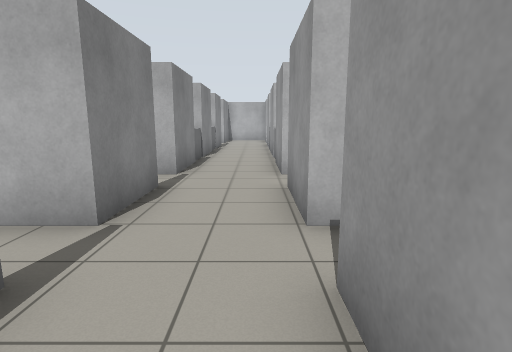
view 1 (above)

21 first-person views from a walk through a world built for the Gazebo simulator. The camera is 1.2 m above the floor, tilts 10° down and sees 80° across. The floor is counted in squares, 1 m on a side. Each view is taken from the middle of a square. On the plan, view 1 faces up. The plan holds only what a view shows up to about 13 squares ahead; the rest is blank.

view 2
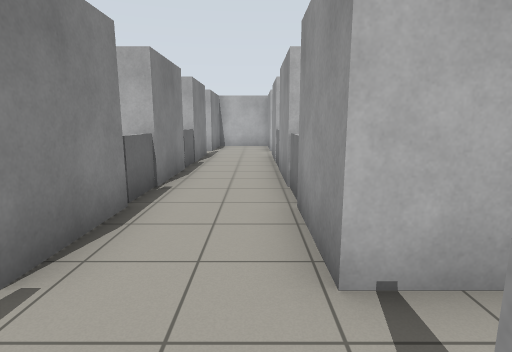

view 3
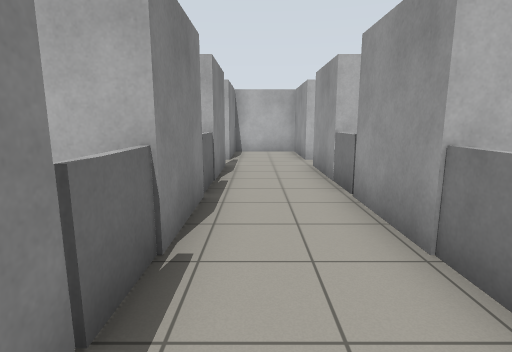

view 4
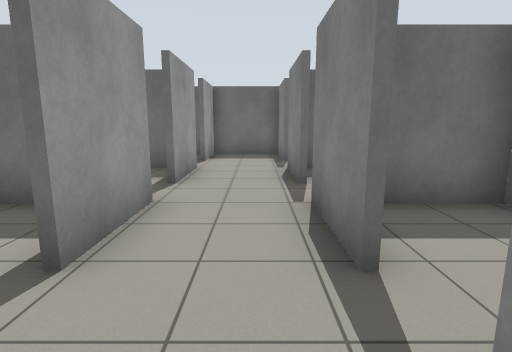

view 5
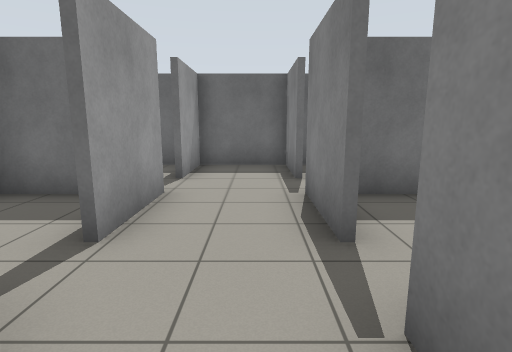

view 6
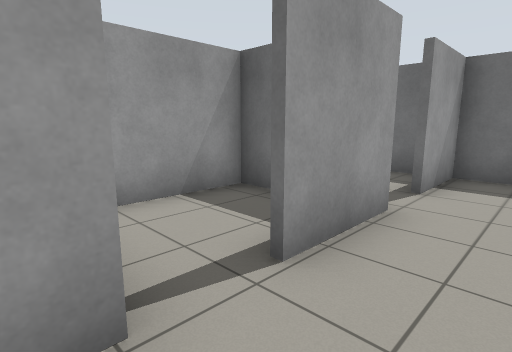

view 7
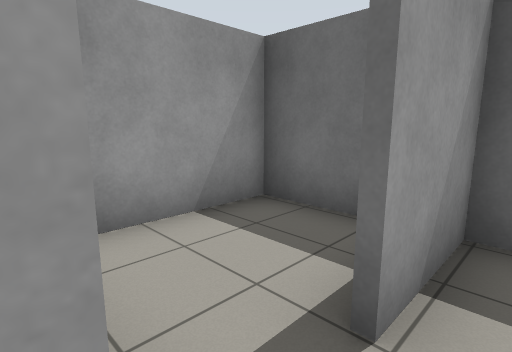

view 8
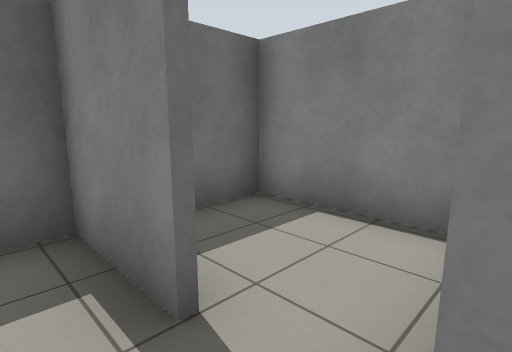

view 9
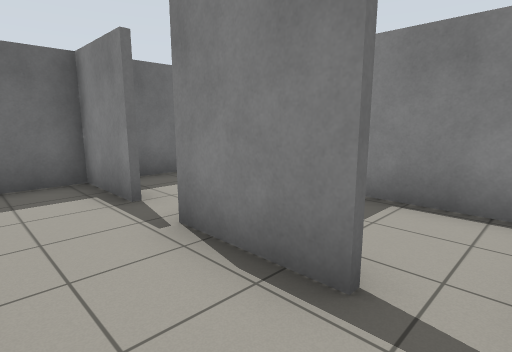

view 10
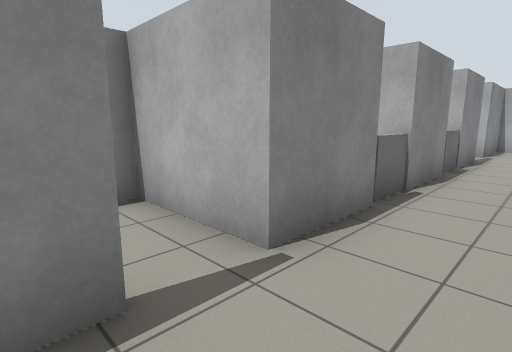

view 11
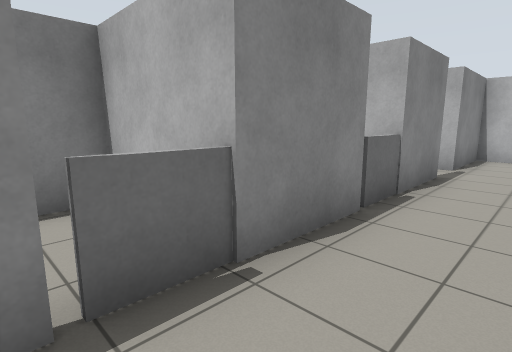

view 12
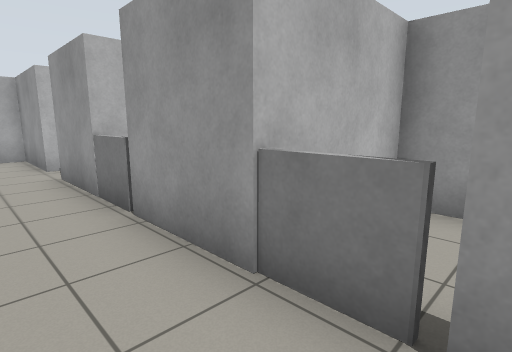

view 13
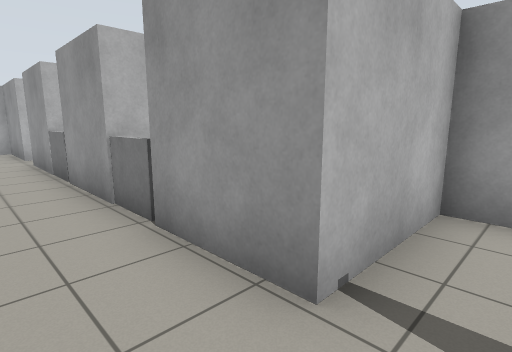

view 14
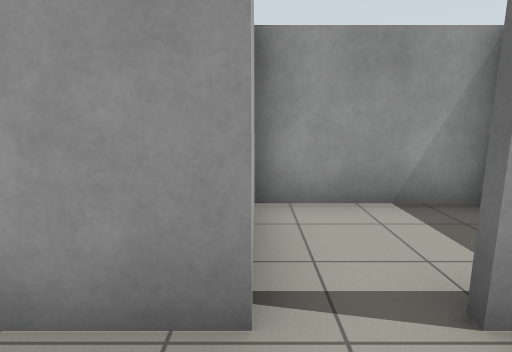

view 15
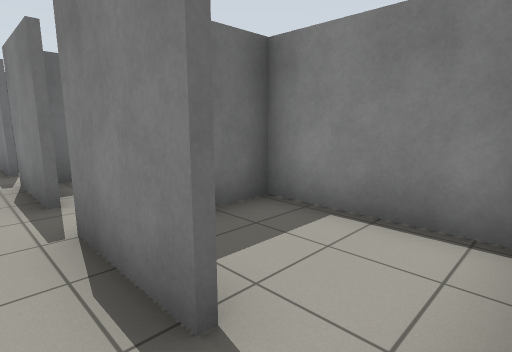

view 16
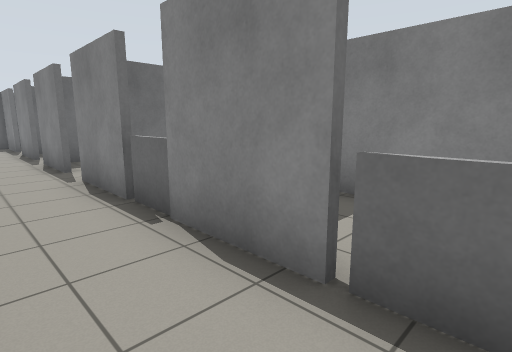

view 17
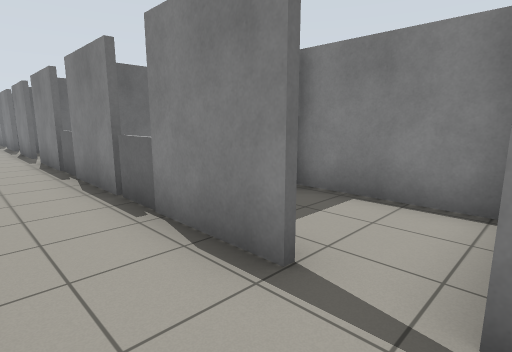

view 18
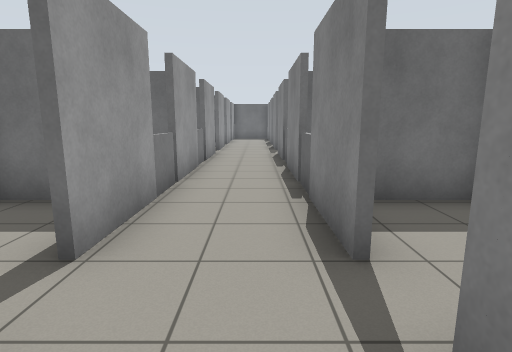

view 19
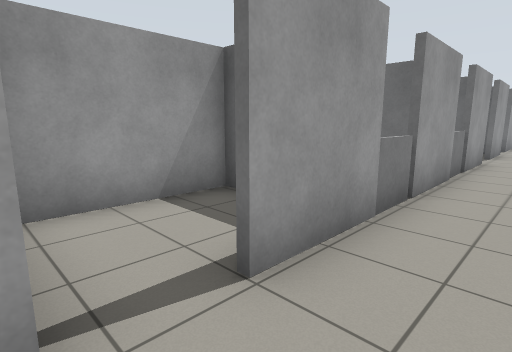

view 20
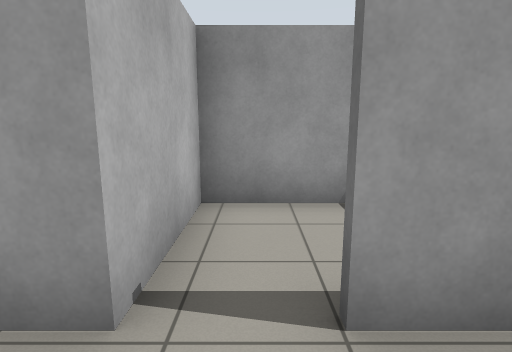

view 21
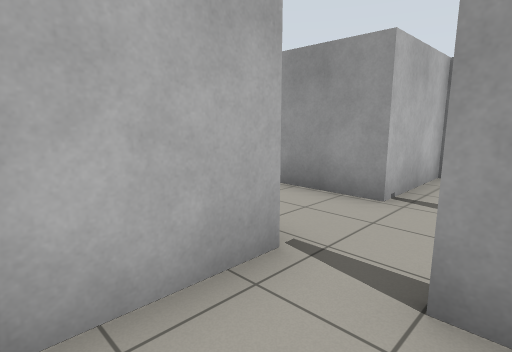

### Floor plan
Key: @ floor where view 1 was taken; # wall or solid block; x gap in a wall; . floor; = window, fence, low wall or low ledge.
Columns run from 5 left of view 1 to 4 right of it. Each row starts with its distance up from view 1.
 21    ####
 20    #..#
 19    #..#
 18 ####..####
 17 #........#
 16 #..#..#..#
 15 #..#..#..#
 14 ####..####
 13 #..x..x
 12 #..#..#
 11 ####..###
 10 #..=..=.#
  9   .x..#.
  8    #..#
  7 ####..####
  6 #........#
  5 #..#..#..#
  4 ####..####
  3 #........#
  2 #..#..#..#
  1 #..#..#..#
  0 ####.@####
 -1 #........#
 -2 #..#..#..#
 -3 #..#..#..#
 -4 ##########

Positions as (right, up) in squares from view 1, and headings:
1: (0, 0), facing up
2: (0, 5), facing up
3: (-1, 8), facing up
4: (-1, 8), facing down
5: (-1, 5), facing down
6: (-1, 4), facing down-right
7: (0, 0), facing down-right
8: (-1, 0), facing down-left
9: (0, 3), facing down-left
10: (0, 5), facing up-left
11: (0, 9), facing up-left
12: (-1, 9), facing up-right
13: (-1, 6), facing up-right
14: (-1, 7), facing right
15: (-1, 7), facing down-left
16: (0, 14), facing down-left
17: (0, 18), facing down-left
18: (-1, 19), facing down
19: (-1, 18), facing down-right
20: (-1, 17), facing right
21: (-4, 16), facing up-right
